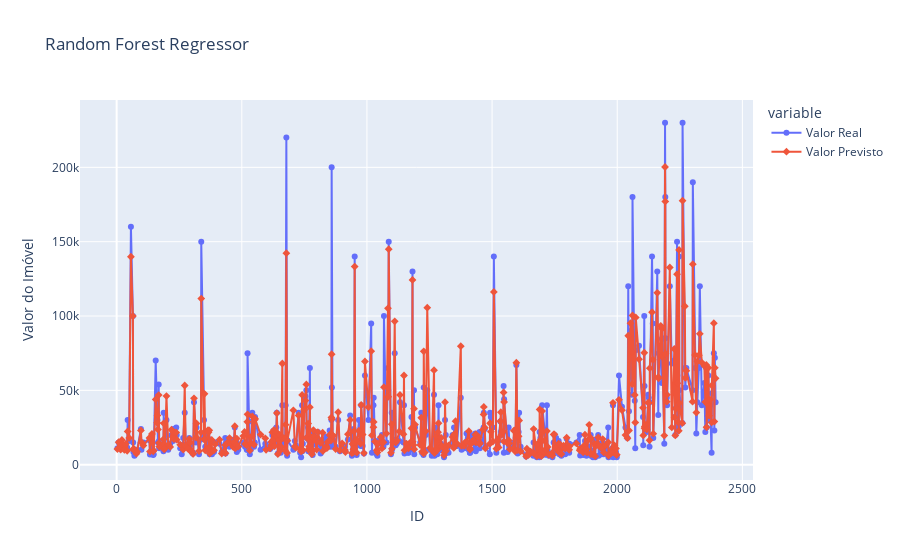

Notebook cell for this chart:
### Code cell
px.line(dfc, x='Index', y=['Valor Real', 'Valor Previsto'], color='variable', symbol='variable', title='Random Forest Regressor', labels={ 'value': 'Valor do Imóvel','Index':'ID'})

### Figure 1 — Plotly figure (JSON) as saved in the notebook; plotly's stock layout.template omitted (floating-point values rounded to 4 significant figures; data arrays with more than 128 entries replaced by an {"elided": "..."} marker saying what was removed)
{"data": [{"hovertemplate": "variable=Valor Real<br>ID=%{x}<br>Valor do Imóvel=%{y}<extra></extra>", "legendgroup": "Valor Real", "line": {"color": "#636efa", "dash": "solid"}, "marker": {"symbol": "circle"}, "mode": "markers+lines", "name": "Valor Real", "orientation": "v", "showlegend": true, "type": "scatter", "x": {"elided": "480 int values"}, "xaxis": "x", "y": {"elided": "480 int values"}, "yaxis": "y"}, {"hovertemplate": "variable=Valor Previsto<br>ID=%{x}<br>Valor do Imóvel=%{y}<extra></extra>", "legendgroup": "Valor Previsto", "line": {"color": "#EF553B", "dash": "solid"}, "marker": {"symbol": "diamond"}, "mode": "markers+lines", "name": "Valor Previsto", "orientation": "v", "showlegend": true, "type": "scatter", "x": {"elided": "480 int values"}, "xaxis": "x", "y": {"elided": "480 int values"}, "yaxis": "y"}], "layout": {"legend": {"title": {"text": "variable"}, "tracegroupgap": 0}, "title": {"text": "Random Forest Regressor"}, "xaxis": {"anchor": "y", "domain": [0, 1], "title": {"text": "ID"}}, "yaxis": {"anchor": "x", "domain": [0, 1], "title": {"text": "Valor do Imóvel"}}}}
